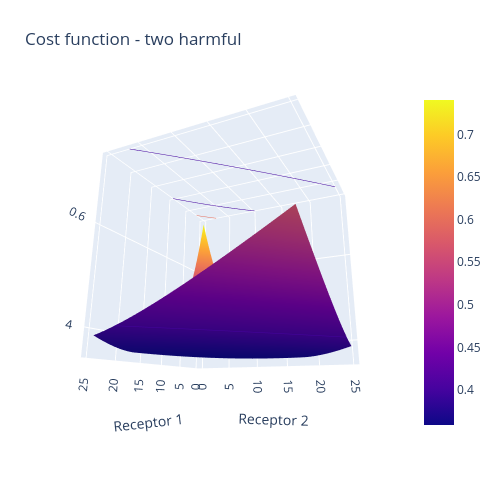

Notebook code for this chart:
### Markdown cell above
Discuss convexity of the objective function

### Code cell
# Visualize cost landscape
pnts = 50
lvec = np.linspace(0.0, 25, pnts)

ls = np.array(list(itertools.product(lvec.tolist(),lvec.tolist())))
l1, l2 = np.meshgrid(lvec, lvec)
z = np.array([objective(q, "two_m_two_r", 0.1*h/s, 
                        np.vstack([np.array([3/4, 1/2]), np.array([1/2, 3/4])])) for q in ls]).reshape(pnts,pnts)


fig = go.Figure(data=[go.Surface(z=z, x=l1, y=l2)])
fig.update_traces(contours_z=dict(show=True, usecolormap=True,
                                  highlightcolor="limegreen", project_z=True))
fig.update_layout(title='Cost function - two harmful', autosize=False,
                  scene_camera_eye=dict(x=1.87, y=0.88, z=-0.64),
                  width=500, height=500,
                  margin=dict(l=65, r=50, b=65, t=90))

# Update the layout
fig.update_layout(scene=dict(
    xaxis_title=r'Receptor 1',
    yaxis_title=r'Receptor 2',
    zaxis_title=r'Objective'
))

fig.show()

### Figure 1 — Plotly figure (JSON) as saved in the notebook; plotly's stock layout.template omitted (floating-point values rounded to 4 significant figures; data arrays with more than 128 entries replaced by an {"elided": "..."} marker saying what was removed)
{"data": [{"contours": {"z": {"highlightcolor": "limegreen", "project": {"z": true}, "show": true, "usecolormap": true}}, "type": "surface", "x": {"elided": "50x50 float values"}, "y": {"elided": "50x50 float values"}, "z": {"elided": "50x50 float values"}}], "layout": {"autosize": false, "height": 500, "margin": {"b": 65, "l": 65, "r": 50, "t": 90}, "scene": {"camera": {"eye": {"x": 1.87, "y": 0.88, "z": -0.64}}, "xaxis": {"title": {"text": "Receptor 1"}}, "yaxis": {"title": {"text": "Receptor 2"}}, "zaxis": {"title": {"text": "Objective"}}}, "title": {"text": "Cost function - two harmful"}, "width": 500}}
